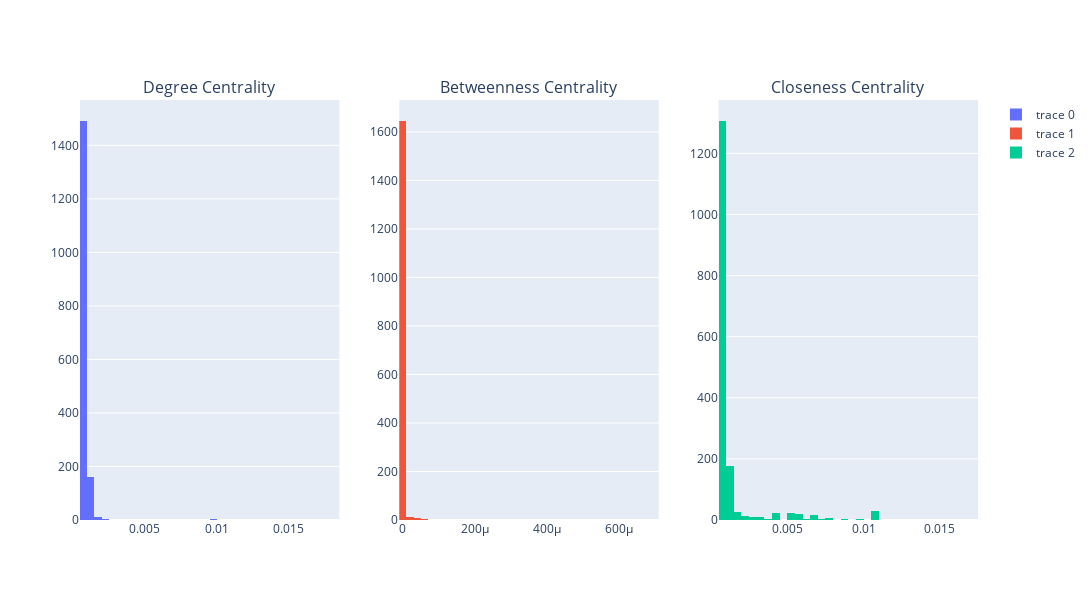
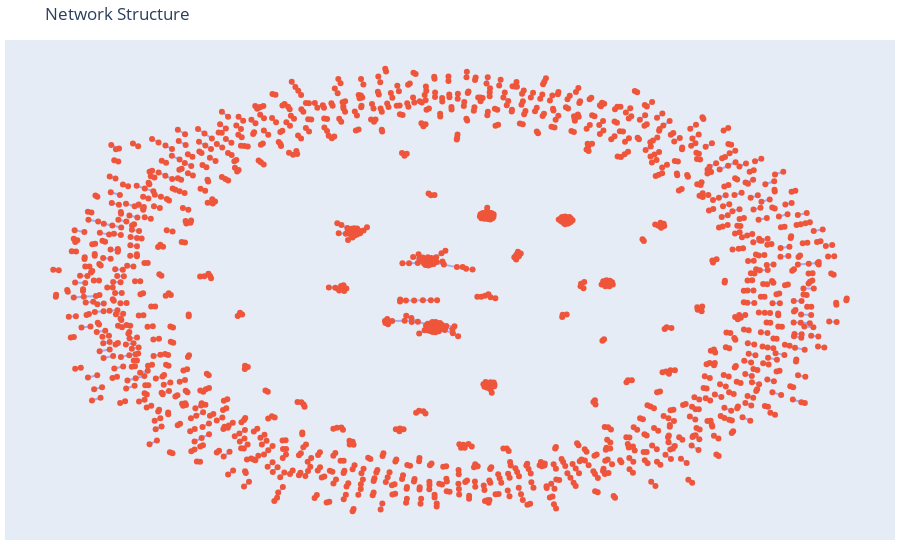

Source (notebook cell) for these figures, in order:
### Code cell
# Network analysis (subset of nodes and edges)
G = nx.Graph()
G.add_edges_from(edge_df.values[:1000])  # Select first 1000 edges

# Calculate network metrics
degree_centrality = nx.degree_centrality(G)
betweenness_centrality = nx.betweenness_centrality(G)
closeness_centrality = nx.closeness_centrality(G)

# Plot network metrics using Plotly
fig = make_subplots(rows=1, cols=3, subplot_titles=['Degree Centrality', 'Betweenness Centrality', 'Closeness Centrality'])
fig.add_trace(go.Histogram(x=list(degree_centrality.values()), nbinsx=50), row=1, col=1)
fig.add_trace(go.Histogram(x=list(betweenness_centrality.values()), nbinsx=50), row=1, col=2)
fig.add_trace(go.Histogram(x=list(closeness_centrality.values()), nbinsx=50), row=1, col=3)
fig.update_layout(height=600, width=1200)
fig.show()

# Plot network structure using Plotly
pos = nx.spring_layout(G)
node_x = [pos[node][0] for node in G.nodes()]
node_y = [pos[node][1] for node in G.nodes()]
edge_x = []
edge_y = []
for edge in G.edges():
    source, target = edge
    x0, y0 = pos[source]
    x1, y1 = pos[target]
    edge_x.append(x0)
    edge_x.append(x1)
    edge_x.append(None)
    edge_y.append(y0)
    edge_y.append(y1)
    edge_y.append(None)

fig = go.Figure(data=[go.Scatter(x=edge_x, y=edge_y, mode='lines', line_shape='spline', opacity=0.5, hoverinfo='none'),
                      go.Scatter(x=node_x, y=node_y, mode='markers', hoverinfo='text', hovertext=[node for node in G.nodes()])])
fig.update_layout(title='Network Structure', showlegend=False, hovermode='x', margin=dict(b=20, l=5, r=5, t=40), xaxis=dict(showgrid=False, zeroline=False, showticklabels=False), yaxis=dict(showgrid=False, zeroline=False, showticklabels=False))
fig.show()

### Figure 1 — Plotly figure (JSON) as saved in the notebook; plotly's stock layout.template omitted (floating-point values rounded to 4 significant figures; data arrays with more than 128 entries replaced by an {"elided": "..."} marker saying what was removed)
{"data": [{"nbinsx": 50, "type": "histogram", "x": {"elided": "1678 float values"}, "xaxis": "x", "yaxis": "y"}, {"nbinsx": 50, "type": "histogram", "x": {"elided": "1678 float values"}, "xaxis": "x2", "yaxis": "y2"}, {"nbinsx": 50, "type": "histogram", "x": {"elided": "1678 float values"}, "xaxis": "x3", "yaxis": "y3"}], "layout": {"annotations": [{"font": {"size": 16}, "showarrow": false, "text": "Degree Centrality", "x": 0.1444, "xanchor": "center", "xref": "paper", "y": 1, "yanchor": "bottom", "yref": "paper"}, {"font": {"size": 16}, "showarrow": false, "text": "Betweenness Centrality", "x": 0.5, "xanchor": "center", "xref": "paper", "y": 1, "yanchor": "bottom", "yref": "paper"}, {"font": {"size": 16}, "showarrow": false, "text": "Closeness Centrality", "x": 0.8556, "xanchor": "center", "xref": "paper", "y": 1, "yanchor": "bottom", "yref": "paper"}], "height": 600, "width": 1200, "xaxis": {"anchor": "y", "domain": [0, 0.2889]}, "xaxis2": {"anchor": "y2", "domain": [0.3556, 0.6444]}, "xaxis3": {"anchor": "y3", "domain": [0.7111, 1]}, "yaxis": {"anchor": "x", "domain": [0, 1]}, "yaxis2": {"anchor": "x2", "domain": [0, 1]}, "yaxis3": {"anchor": "x3", "domain": [0, 1]}}}

### Figure 2 — Plotly figure (JSON) as saved in the notebook; plotly's stock layout.template omitted (floating-point values rounded to 4 significant figures; data arrays with more than 128 entries replaced by an {"elided": "..."} marker saying what was removed)
{"data": [{"hoverinfo": "none", "line": {"shape": "spline"}, "mode": "lines", "opacity": 0.5, "type": "scatter", "x": {"elided": "3000 float values"}, "y": {"elided": "3000 float values"}}, {"hoverinfo": "text", "hovertext": {"elided": "1678 str values"}, "mode": "markers", "type": "scatter", "x": {"elided": "1678 float values"}, "y": {"elided": "1678 float values"}}], "layout": {"hovermode": "x", "margin": {"b": 20, "l": 5, "r": 5, "t": 40}, "showlegend": false, "title": {"text": "Network Structure"}, "xaxis": {"showgrid": false, "showticklabels": false, "zeroline": false}, "yaxis": {"showgrid": false, "showticklabels": false, "zeroline": false}}}
